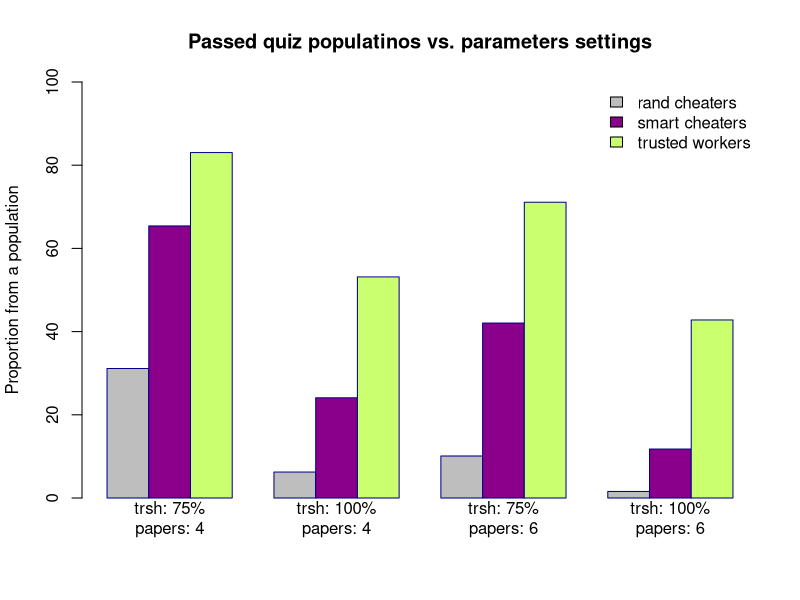

The R source for this figure:
# IN/OUT
# (trust_min=0.75, quiz_papers_n=4, cheaters_prop=0.5)
# random cheaters passed: 31.1301347933%
# smart cheaters passed: 65.1398759233%
# workers passed: 83.0384528428%
# 
# (trust_min=1., quiz_papers_n=4, cheaters_prop=0.5)
# random cheaters passed: 6.23740362776%
# smart cheaters passed: 24.0860810047%
# workers passed: 53.1543248724%
# 
# (trust_min=0.75, quiz_papers_n=6, cheaters_prop=0.5)
# random cheaters passed: 10.9850994038%
# smart cheaters passed: 42.057206336%
# workers passed: 71.0914867957%
# 
# (trust_min=1., quiz_papers_n=6, cheaters_prop=0.5)
# random cheaters passed: 1.56520697777%
# smart cheaters passed: 11.7677029049%
# workers passed: 42.8005109721%

data <- matrix(c(31.13, 65.40, 83.04, 
                 6.24, 24.09, 53.15, 
                 10.10, 42.06, 71.10,
                 1.57, 11.77, 42.80),
               ncol=3,byrow=TRUE)
colnames(data) <- c("Rd_cheaters","Smart_cheaters","Workers")
rownames(data) <- c("trsh: 75%\npapers: 4",
                   "trsh: 100%\npapers: 4",
                   "trsh: 75%\npapers: 6",
                   "trsh: 100%\npapers: 6")

barplot(t(data), main="Passed quiz populatinos vs. parameters settings",
        col=c("gray","darkmagenta", "darkolivegreen1"), beside=TRUE,
        legend.text = c('rand cheaters','smart cheaters','trusted workers'),
        ylab = "Proportion from a population", ylim = c(0, 100), border = "dark blue",
        args.legend = list(x ='topright', bty='n'))
